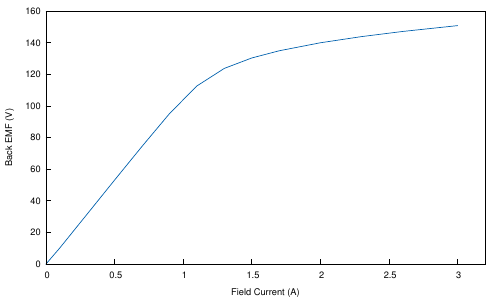

The script that saved this image:
set xlabel 'Field Current (A)'
set ylabel 'Back EMF (V)'
set key off
set xtics nomirror
set ytics nomirror
set xrange [0:3.2]
set terminal pdf enhanced color font 'Helvetica,10' linewidth 2
set style line 1 linecolor rgb '#0060ad' linetype 1
set output 'noload.pdf'
plot 'values.rst' using 1:($2*(48*12*1000/60)) with lines linestyle 1